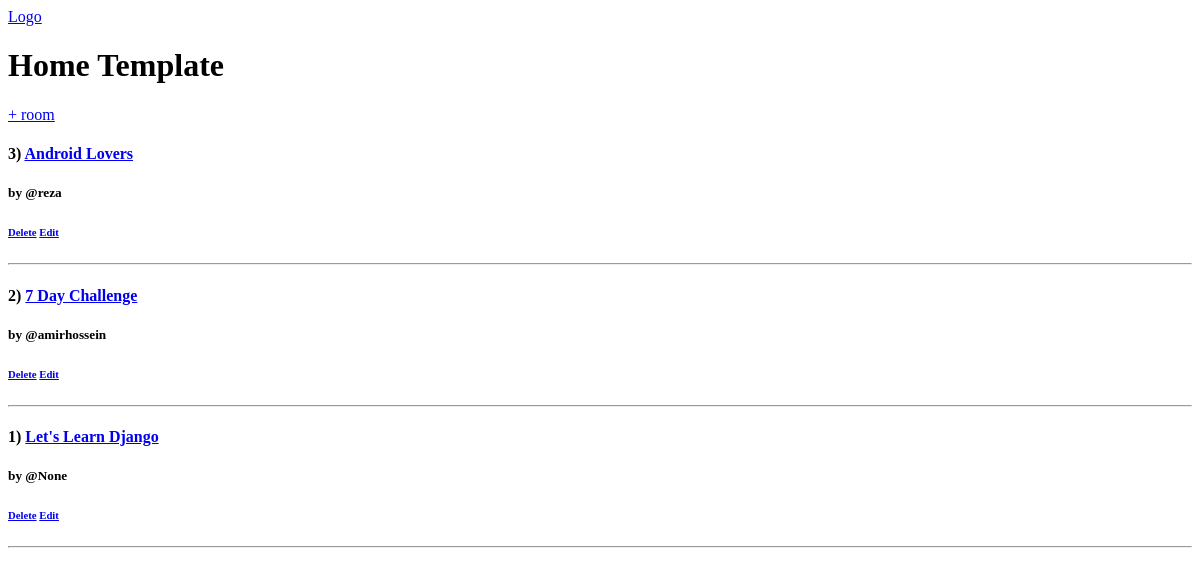
The app's page /, older data.
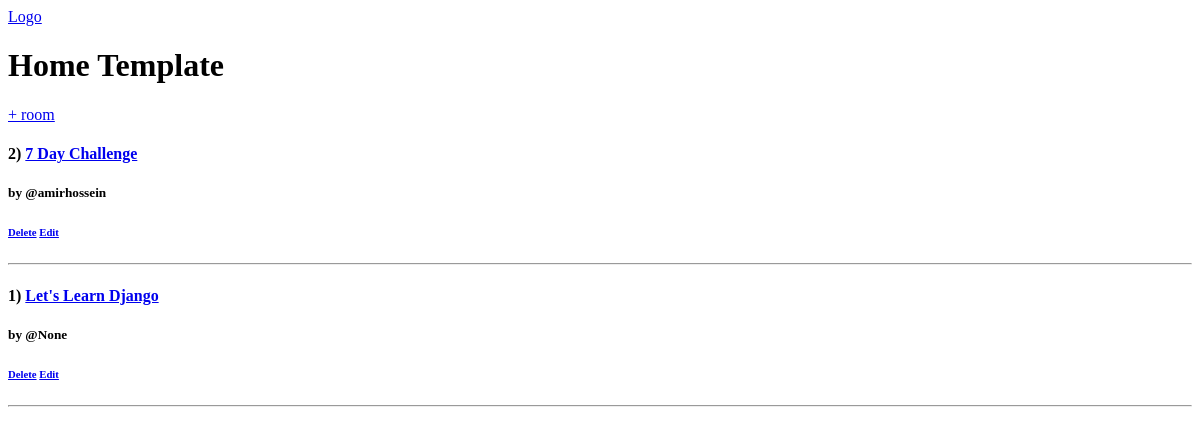
The same page, newer data.
### base/models.py (models this page shows, shortened)
class Room(models.Model):
    host = models.ForeignKey(User, on_delete=models.SET_NULL, null=True)
    topic = models.ForeignKey(Topic, on_delete=models.SET_NULL, null=True)
    name = models.CharField(max_length=200)
    description = models.TextField(null=True, blank=True)
    updated = models.DateField(auto_now=True)
    created = models.DateField(auto_now_add=True)
    class Meta:
        ordering = ['-updated', '-created']

### base/views.py (the view)
# urls.py: path('', views.home, name='home'),
def home(request):
    rooms = Room.objects.all()
    context = {'rooms': rooms}
    return render(request, 'base/home.html', context)

### base/templates/base/home.html
{% extends 'main.html' %}
{% block content %}
<h1>Home Template</h1>
<div>
    <a href="create-room">+ room</a>
    <div>
        {% for room in rooms %}
        <div>
            <h4>{{room.id}}) <a href="{% url 'room' room.id %}">{{room.name}}</a> </h4>
            <h5>by @{{room.host}}</h5>
            <h6>
                <a href="{% url 'delete-room' room.id %}">Delete</a>
                <a href="{% url 'edit-room' room.id %}">Edit</a>
            </h6>
            <hr>
        </div>
        {% endfor %}
    </div>
</div>
{% endblock %}

Row changes from the older to the newer data that the page shows:
removed Room: id "3", name "Android Lovers", host "reza"
